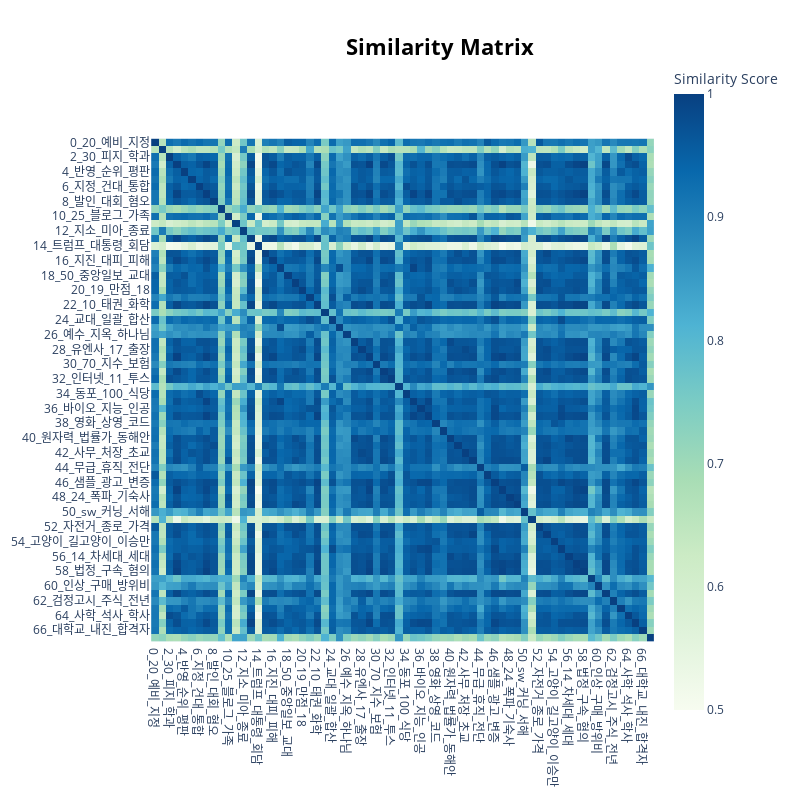

This figure's notebook cell:
### Code cell
# To visualize the correlation of topics
heatmap_vis = topic_model.visualize_heatmap()
heatmap_vis

### Figure 1 — Plotly figure (JSON) as saved in the notebook; plotly's stock layout.template omitted (floating-point values rounded to 4 significant figures; data arrays with more than 128 entries replaced by an {"elided": "..."} marker saying what was removed)
{"data": [{"coloraxis": "coloraxis", "hovertemplate": "x: %{x}<br>y: %{y}<br>Similarity Score: %{z}<extra></extra>", "name": "0", "type": "heatmap", "x": ["0_20_예비_지정", "1_ai_로봇_백신", "2_30_피지_학과", "3_퀴어_누리_동성애", "4_반영_순위_평판", "5_지진_15_옥수수", "6_지정_건대_통합", "7_통일부_헌법_단군", "8_발인_대회_혐오", "9_미사일_발사_icbm", "10_25_블로그_가족", "11_중국_주석_외교", "12_지소_미아_종료", "13_김치_벽돌_코스타", "14_트럼프_대통령_회담", "15_28_esg_29", "16_지진_대피_피해", "17_남북_비핵화_대북", "18_50_중앙일보_교대", "19_21_추천자_특차", "20_19_만점_18", "21_가산점_점수_사업단", "22_10_태권_화학", "23_미군_주한_지소", "24_교대_일괄_합산", "25_회담_대화_정상", "26_예수_지옥_하나님", "27_발인_12_부친상", "28_유엔사_17_출장", "29_00_특강_전지", "30_70_지수_보험", "31_재판관_법관_분과", "32_인터넷_11_투스", "33_트럼프_보좌관_북미", "34_동포_100_식당", "35_남북_대남_nll", "36_바이오_지능_인공", "37_검찰_수사_사법", "38_영화_상영_코드", "39_80_대안_실업", "40_원자력_법률가_동해안", "41_채플_발인_소수자", "42_사무_처장_초교", "43_26_입국_특보", "44_무급_휴직_전단", "45_구절_200_시국", "46_샘플_광고_변증", "47_신대_충남_교대", "48_24_폭파_기숙사", "49_23_주주_교차", "50_sw_커닝_서해", "51_지수_부문_자궁", "52_자전거_종로_가격", "53_사정관_27_진로", "54_고양이_길고양이_이승만", "55_커닝_레이저_국적", "56_14_차세대_세대", "57_인성_적성_면접", "58_법정_구속_혐의", "59_sma_무급_분담금", "60_인상_구매_방위비", "61_총장_신학_학번", "62_검정고시_주식_전년", "63_지선_전신_사고", "64_사학_석사_학사", "65_통치_중립_주립", "66_대학교_내진_합격자", "67_싱가포르_하노이_실무"], "xaxis": "x", "y": ["0_20_예비_지정", "1_ai_로봇_백신", "2_30_피지_학과", "3_퀴어_누리_동성애", "4_반영_순위_평판", "5_지진_15_옥수수", "6_지정_건대_통합", "7_통일부_헌법_단군", "8_발인_대회_혐오", "9_미사일_발사_icbm", "10_25_블로그_가족", "11_중국_주석_외교", "12_지소_미아_종료", "13_김치_벽돌_코스타", "14_트럼프_대통령_회담", "15_28_esg_29", "16_지진_대피_피해", "17_남북_비핵화_대북", "18_50_중앙일보_교대", "19_21_추천자_특차", "20_19_만점_18", "21_가산점_점수_사업단", "22_10_태권_화학", "23_미군_주한_지소", "24_교대_일괄_합산", "25_회담_대화_정상", "26_예수_지옥_하나님", "27_발인_12_부친상", "28_유엔사_17_출장", "29_00_특강_전지", "30_70_지수_보험", "31_재판관_법관_분과", "32_인터넷_11_투스", "33_트럼프_보좌관_북미", "34_동포_100_식당", "35_남북_대남_nll", "36_바이오_지능_인공", "37_검찰_수사_사법", "38_영화_상영_코드", "39_80_대안_실업", "40_원자력_법률가_동해안", "41_채플_발인_소수자", "42_사무_처장_초교", "43_26_입국_특보", "44_무급_휴직_전단", "45_구절_200_시국", "46_샘플_광고_변증", "47_신대_충남_교대", "48_24_폭파_기숙사", "49_23_주주_교차", "50_sw_커닝_서해", "51_지수_부문_자궁", "52_자전거_종로_가격", "53_사정관_27_진로", "54_고양이_길고양이_이승만", "55_커닝_레이저_국적", "56_14_차세대_세대", "57_인성_적성_면접", "58_법정_구속_혐의", "59_sma_무급_분담금", "60_인상_구매_방위비", "61_총장_신학_학번", "62_검정고시_주식_전년", "63_지선_전신_사고", "64_사학_석사_학사", "65_통치_중립_주립", "66_대학교_내진_합격자", "67_싱가포르_하노이_실무"], "yaxis": "y", "z": {"elided": "68x68 float values"}}], "layout": {"coloraxis": {"colorbar": {"title": {"text": "Similarity Score"}}, "colorscale": [[0, "rgb(247,252,240)"], [0.125, "rgb(224,243,219)"], [0.25, "rgb(204,235,197)"], [0.375, "rgb(168,221,181)"], [0.5, "rgb(123,204,196)"], [0.625, "rgb(78,179,211)"], [0.75, "rgb(43,140,190)"], [0.875, "rgb(8,104,172)"], [1, "rgb(8,64,129)"]]}, "height": 800, "hoverlabel": {"bgcolor": "white", "font": {"family": "Rockwell", "size": 16}}, "legend": {"title": {"text": "Trend"}}, "margin": {"t": 60}, "showlegend": true, "title": {"font": {"color": "Black", "size": 22}, "text": "<b>Similarity Matrix</b>", "x": 0.55, "xanchor": "center", "y": 0.95, "yanchor": "top"}, "width": 800, "xaxis": {"anchor": "y", "constrain": "domain", "domain": [0, 1], "scaleanchor": "y"}, "yaxis": {"anchor": "x", "autorange": "reversed", "constrain": "domain", "domain": [0, 1]}}}
